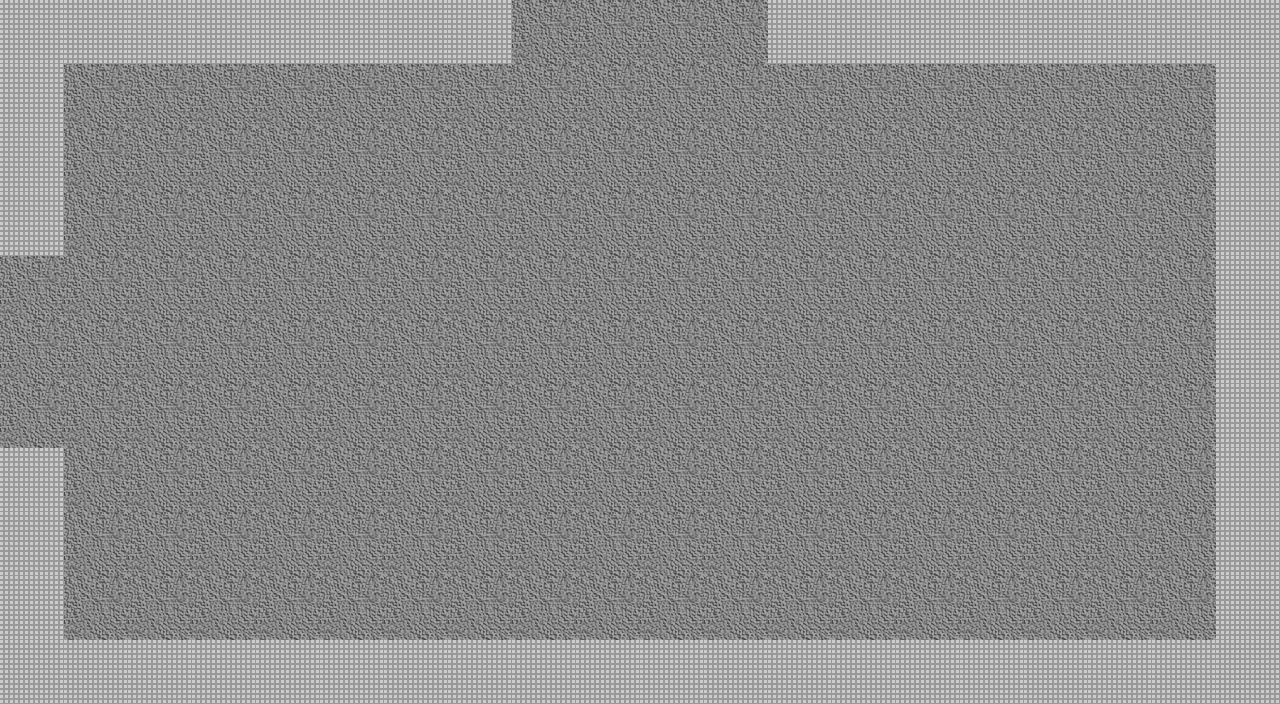

This is a level from a 2D game, rendered from its Tiled map with the project's own tilesets. A one-line summary and the map file follow, with tile-layer data summarised:
An orthogonal 20x11 tile map with 64x64 px tiles, 2 tile layers (Floor, Wall), 3 tilesets and 14 objects.

<map version="1.0" orientation="orthogonal" renderorder="right-down" width="20" height="11" tilewidth="64" tileheight="64" nextobjectid="94">
 <properties>
  <property name="unity:resource" value="True" />
  <property name="unity:tag" value="Room" />
 </properties>
 <tileset firstgid="1" source="DungeonTilePH.tsx" />
 <tileset firstgid="3" source="MobSpawner.tsx" />
 <tileset firstgid="8" source="DestructSpawn.tsx" />
 <layer name="Floor" width="20" height="11">
  <properties>
   <property name="unity:sortingLayerName" value="Floor" />
   <property name="unity:tag" value="Floor" />
  </properties>
  <data>[220 cells, 220 non-empty, 1 distinct tile ids]</data>
 </layer>
 <layer name="Wall" width="20" height="11">
  <properties>
   <property name="ChildTag" value="Wall" />
   <property name="unity:tag" value="Wall" />
  </properties>
  <data>[220 cells, 51 non-empty, 1 distinct tile ids]</data>
 </layer>
 <objectgroup name="Destructables">
  <object id="71" gid="8" x="1152" y="128" width="64" height="64" />
  <object id="72" gid="8" x="1152" y="640" width="64" height="64" />
  <object id="73" gid="8" x="64" y="640" width="64" height="64" />
  <object id="75" gid="8" x="64" y="128" width="64" height="64" />
  <object id="91" gid="8" x="576" y="384" width="64" height="64" />
  <object id="92" gid="8" x="640" y="384" width="64" height="64" />
 </objectgroup>
 <objectgroup name="Mobs">
  <object id="87" gid="7" x="448" y="256" width="64" height="64" />
  <object id="88" gid="7" x="768" y="256" width="64" height="64" />
  <object id="89" gid="7" x="448" y="512" width="64" height="64" />
  <object id="90" gid="7" x="768" y="512" width="64" height="64" />
 </objectgroup>
 <objectgroup name="Exits">
  <object id="17" x="512" y="0" width="256" height="32">
   <properties>
    <property name="Exit" value="N" />
   </properties>
  </object>
  <object id="18" x="0" y="256" width="32" height="192">
   <properties>
    <property name="Exit" value="W" />
   </properties>
  </object>
  <object id="19" x="1248" y="256" width="32" height="192">
   <properties>
    <property name="Exit" value="E" />
   </properties>
  </object>
  <object id="21" x="512" y="672" width="256" height="33.3333">
   <properties>
    <property name="Exit" value="S" />
   </properties>
  </object>
 </objectgroup>
</map>
